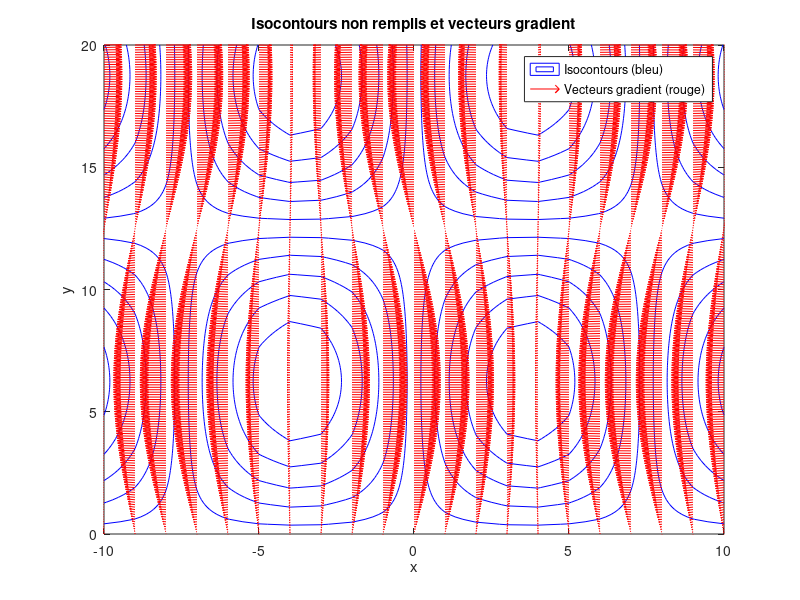

The MATLAB source for this figure:
clear all;

% Définition des valeurs de x et y
x0 = 15;
y0 = 25;
[x, y] = meshgrid(-10:1:10, 0:0.1:20);

% Calcul du champ scalaire f(x, y)
f = 10 * sin(2 * pi * x / x0) .* sin(2 * pi * y / y0);

% Calcul du gradient de f
[dfx, dfy] = gradient(f);

% Tracé des isocontours non remplis en bleu
figure;
contour(x, y, f, 'b');

hold on; % Garder la figure active pour le tracé suivant

% Tracé des vecteurs gradient en rouge
quiver(x, y, dfx, dfy, 'r');
hold off;

xlabel('x');
ylabel('y');
title('Isocontours non remplis et vecteurs gradient');
legend('Isocontours (bleu)', 'Vecteurs gradient (rouge)');
